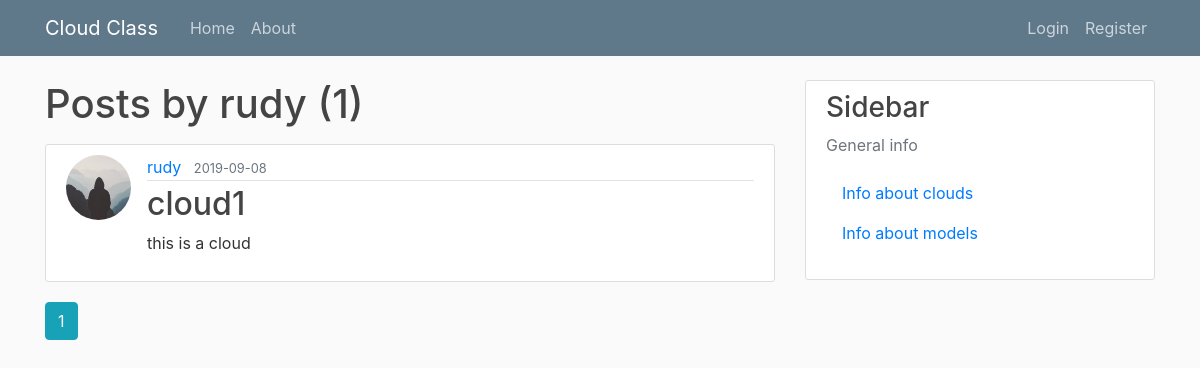
Page /user/rudy on the committed database.
### cloud_app/models.py (models this page shows, shortened)
class User(db.Model, UserMixin):
	id          = db.Column(db.Integer, primary_key = True)
	username    = db.Column(db.String(20), unique = True, nullable = False)
	email       = db.Column(db.String(120), unique = True, nullable = False)
	image_file  = db.Column(db.String(20), default = 'default.jpg')
	password    = db.Column(db.String(60), nullable = False)
	posts       = db.relationship('Post', backref='author', lazy = True)

class Post(db.Model):
	id              = db.Column(db.Integer, primary_key = True)
	title           = db.Column(db.String(100), nullable = False)
	date_posted     = db.Column(db.DateTime, nullable = False, default = datetime.utcnow)
	content         = db.Column(db.Text, nullable = False)
	image_file      = db.Column(db.String(255), default = 'default.jpg')
	classifications = db.relationship('Classification', backref='subject', lazy = True)
	user_id     = db.Column(db.Integer, db.ForeignKey('user.id'), nullable = False)

### cloud_app/users/routes.py (the view)
@users.route('/user/<string:username>')
def user_posts(username):
	page = request.args.get('page', default = 1, type = int)
	user = User.query.filter_by(username=username).first_or_404()
	posts = Post.query.filter_by(author=user)\
			.order_by(Post.date_posted.desc())\
			.paginate(page = page, per_page = 1)
	return render_template('user_posts.html', posts = posts, user = user)

### cloud_app/templates/user_posts.html
{% extends "layout.html" %}
{% block content %}
    <h1 class='mb-3'>Posts by {{ user.username }} ({{ posts.total }})</h1>
	{% for post in posts.items %}
		<article class="media content-section">
			<img class="rounded-circle article-img" src="{{ url_for('static', filename = 'profile_pics/' + post.author.image_file) }}">
			<div class="media-body">
			  <div class="article-metadata">
				<a class="mr-2" href="{{ url_for('users.user_posts', username = post.author.username) }}">{{ post.author.username }}</a>
				<small class="text-muted">{{ post.date_posted.strftime('%Y-%m-%d') }}</small>
			  </div>
			  <h2><a class="article-title" href="{{ url_for('posts.post', post_id = post.id) }}">{{ post.title }}</a></h2>
			  <p class="article-content">{{ post.content }}</p>
			</div>
		</article>
	{% endfor %}
	{% for page_num in posts.iter_pages(left_edge = 1, right_edge = 1, left_current = 1, right_current = 2) %}
		{% if page_num %}
			{% if posts.page == page_num %}
				<a class='btn btn-info mb-4' href="{{ url_for('users.user_posts', username = user.username, page = page_num) }}"> {{ page_num }} </a>
			{% else %}
				<a class='btn btn-outline-info mb-4' href="{{ url_for('users.user_posts', username = user.username, page = page_num) }}"> {{ page_num }} </a>
			{% endif %}
		{% else %}
			...
		{% endif %}
	{% endfor %}
{% endblock content %}

### cloud_app/static/main.css (style rules this page uses)
body { background: #fafafa; color: #333333; margin-top: 5rem; }
h1, h2, h3, h4, h5, h6 { color: #444444; }
.content-section { background: #ffffff; padding: 10px 20px; border: 1px solid #dddddd; border-radius: 3px; margin-bottom: 20px; }
.article-title { color: #444444; }
.article-content { white-space: pre-line; }
.article-img { height: 65px; width: 65px; margin-right: 16px; }
.article-metadata { padding-bottom: 1px; margin-bottom: 4px; border-bottom: 1px solid #e3e3e3 }

### rows in the picture
User: username "rudy"
Post: image_file (placeholder picture), author.username "rudy", date_posted "2019-09-08", title "cloud1", content "this is a cloud"

### other values in the picture
{{ posts.total }} "1"
{{ page_num }} "1"
